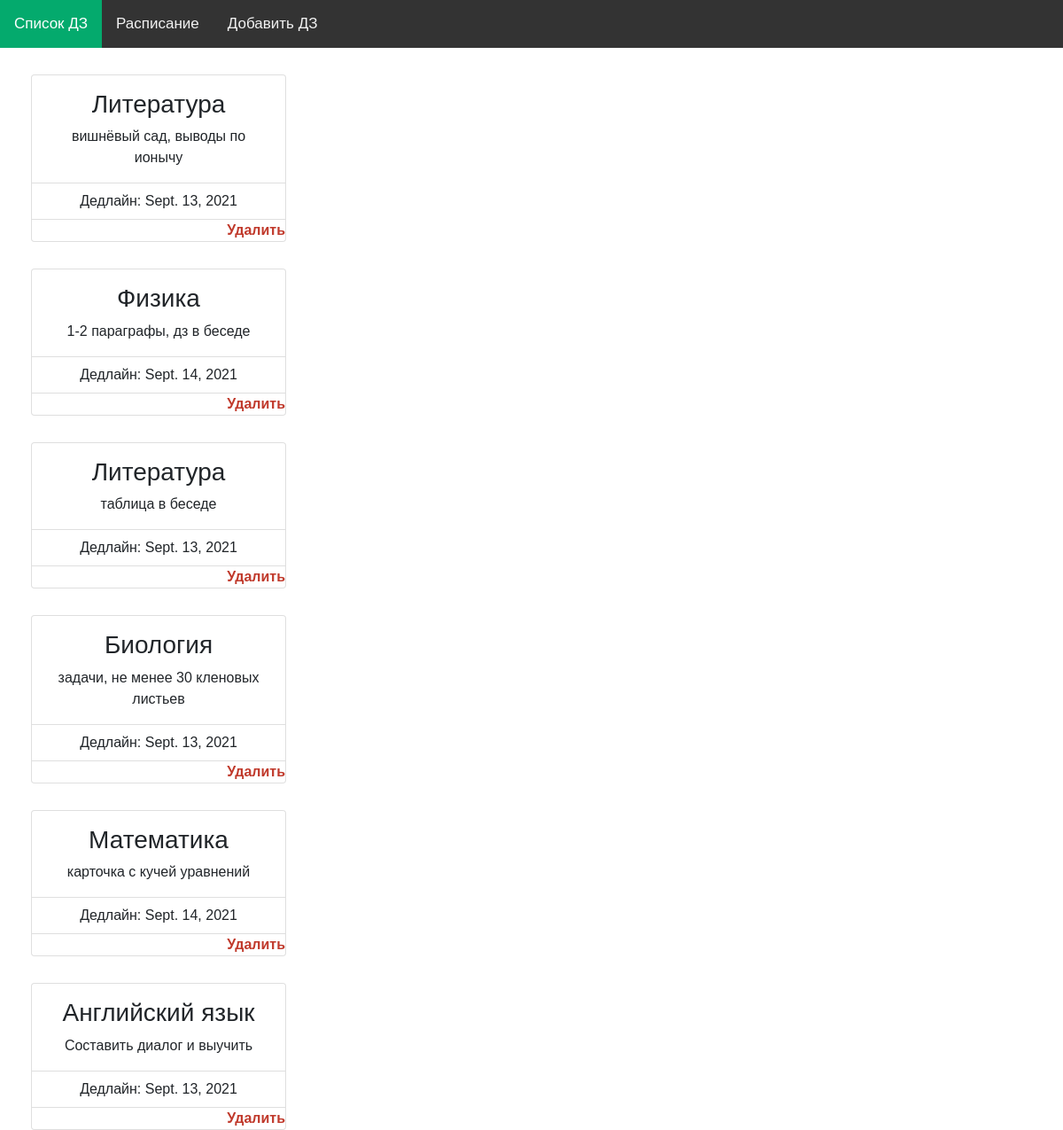
The page / on the database its author committed.
### main/models.py (models this page shows)
class Homework(models.Model):
    lesson = models.CharField(max_length=255, verbose_name="Урок")
    content = models.TextField(blank=True, verbose_name="Задание")
    photo = models.ImageField(upload_to="photos/%Y/%m/%d/", verbose_name="Фото", blank=True)
    deadline = models.DateField(verbose_name="Дедлайн")

### main/views.py (the view)
# urls.py: path('', index, name="main"),
def index(request):
    homework = Homework.objects.all()
    return render(request, 'main/index.html', {'homework':homework})

### main/templates/main/index.html (shortened to what this page needs)
{% load static %}
<!DOCTYPE html>
<html>
<head>
     <link href="https://cdn.jsdelivr.net/npm/bootstrap@5.1.0/dist/css/bootstrap.min.css" rel="stylesheet"
>
    <link rel="stylesheet" href="https://cdnjs.cloudflare.com/ajax/libs/font-awesome/4.7.0/css/font-awesome.min.css">
    <link rel="stylesheet" href="{% static 'main/css/stylenav.css' %}">
</head>
<body>
	<div class="topnav" id="myTopnav">
        <a href="{% url 'main' %}" class="active">Список ДЗ</a>
        <a href="{% url 'timetable'  %}" >Расписание</a>
        <a href="{% url 'add_hw'  %}">Добавить ДЗ</a>
    </div>
	<div class="content">
{% for h in homework%}
        <div class="card homework text-center" style="width: 18rem;">
  <div class="card-body">
    <h3 class="card-title ctitle">{{h.lesson}}</h3>
    <p class="card-text">{{h.content}}</p>
  </div>
  <ul class="list-group list-group-flush">
    <li class="list-group-item">Дедлайн: {{h.deadline}}</li>
  </ul>
<a class="delete" href="delete/{{h.pk}}">Удалить</a>
</div>
{% endfor %}
    </div>
</body>
</html>

### main/static/main/css/stylenav.css (style rules this page uses)
.topnav { background-color: #333; overflow: hidden; }
.topnav a { float: left; display: block; color: #f2f2f2; text-align: center; padding: 14px 16px; text-decoration: none; font-size: 17px; }
.topnav a.active { background-color: #04AA6D; color: white; }

### main/templates/main/index.html (style rules this page uses)
body { margin: 0; font-size: 1rem; font-weight: 400; line-height: 1.5; font-family: Ubuntu-Bold, sans-serif; }
.homework { margin-top: 30px; margin-left: 35px }
.content { display: flex; }
@media screen and (max-width: 1400px) { .content { display: block; } }
a.delete { text-decoration: none; text-align: right; color: #c0392b; font-family: Arial; font-weight: 700; }

### rows shown on the page
Homework: lesson "Литература", content "вишнёвый сад, выводы по ионычу", deadline "Sept. 13, 2021"
Homework: lesson "Физика", content "1-2 параграфы, дз в беседе", deadline "Sept. 14, 2021"
Homework: lesson "Литература", content "таблица в беседе", deadline "Sept. 13, 2021"
Homework: lesson "Биология", content "задачи, не менее 30 кленовых листьев", deadline "Sept. 13, 2021"
Homework: lesson "Математика", content "карточка с кучей уравнений", deadline "Sept. 14, 2021"
Homework: lesson "Английский язык", content "Составить диалог и выучить", deadline "Sept. 13, 2021"
